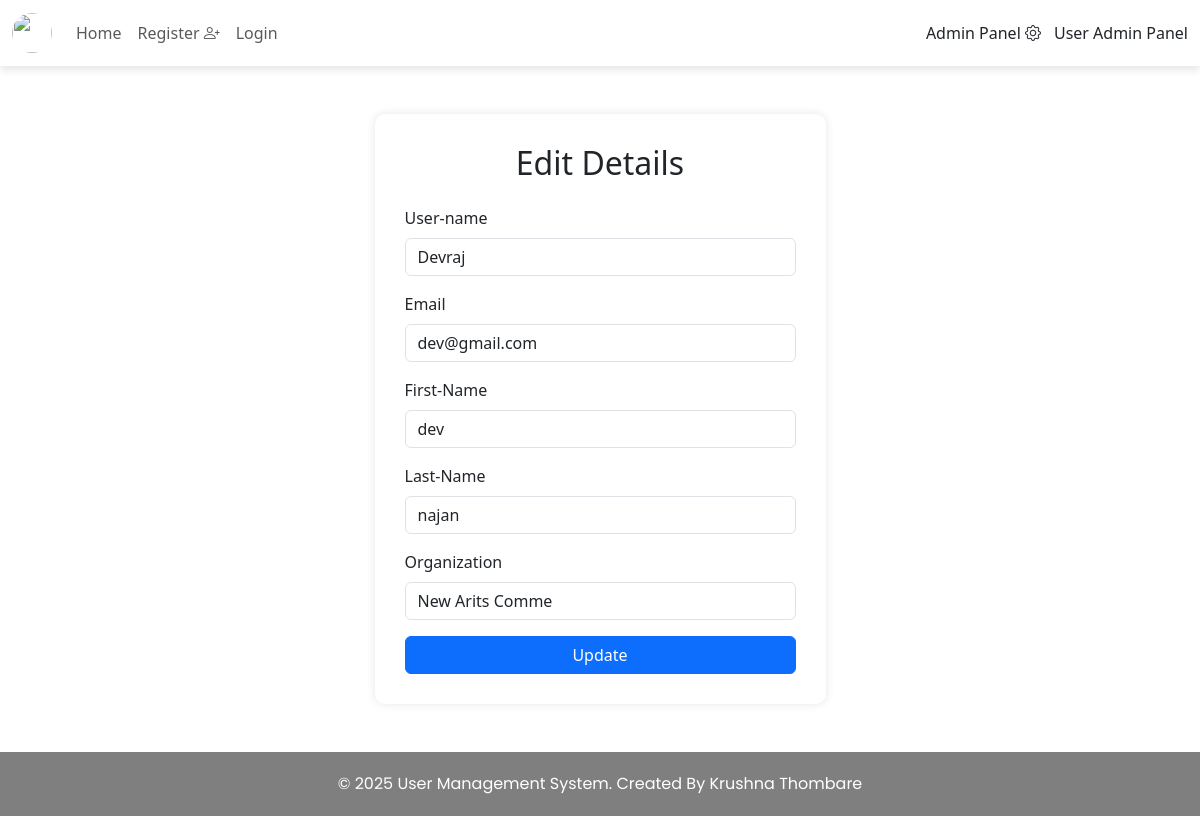
/edit_Organization/?id=17 (signed in), run on the app's committed database.
### website/models.py (models this page shows, shortened)
class Customer(models.Model):
    customer_name = models.CharField(max_length=255)
    customer_email = models.EmailField(unique=True)
    customer_mobile = models.CharField(max_length=15)
    customer_password = models.CharField(max_length=255)
    first_name = models.CharField(max_length=15,null=True)
    last_name = models.CharField(max_length=15,null=True)
    Organization = models.CharField(max_length=15,null=True)

### website/views.py (the view)
# urls.py: path('edit_Organization/',views.edit_Organization),
def edit_Organization(req):
    if 'customer_id' not in req.session:
        return redirect('/login')
    logged_in_user_id = req.session['customer_id']
    user_to_edit = get_object_or_404(Customer, id=req.GET['id'])
    if user_to_edit.id != logged_in_user_id:
        return JsonResponse({"error": "You are not authorized to edit this account"}, status=403)
    return render(req, "edit_Organization.html", {"edit": user_to_edit})

### template/edit_Organization.html (shortened to what this page needs)
{% include "Navbar.html" %}
<!DOCTYPE html>
<html lang="en">
<head>
    <link rel="stylesheet" href="https://cdn.jsdelivr.net/npm/bootstrap@5.3.0/dist/css/bootstrap.min.css">
</head>
<body>
<div class="container mt-5 mb-5">
    <div class="row justify-content-center">
        <div class="col-md-5">
            <div class="form-container">
                <h2 class="text-center mb-4">Edit Details</h2>
                <form method="post" action="/update_file/">
                    <div class="mb-3">
                        <label for="id_customer_name" class="form-label">User-name</label>
                        <input type="text" class="form-control" id="id_customer_name" name="customer_name" placeholder="Enter your name" value="{{edit.customer_name}}" >
                    </div>
                     <div class="mb-3">
                        <label for="id_customer_name" class="form-label">Email</label>
                        <input type="text" class="form-control" id="id_customer_name" name="customer_email" placeholder="Enter your email" value="{{edit.customer_email}}" >
                    </div>
                    <div class="mb-3">
                        <label for="id_customer_name" class="form-label">First-Name</label>
                        <input type="text" class="form-control" id="id_customer_name" name="first_name" placeholder="Enter your name" value="{{edit.first_name}}" >
                    </div>
                     <div class="mb-3">
                        <label for="id_customer_name" class="form-label">Last-Name</label>
                        <input type="text" class="form-control" id="id_customer_name" name="last_name" placeholder="Enter your last_name" value="{{edit.last_name}}" >
                    </div>
                     <div class="mb-3">
                        <label for="id_customer_name" class="form-label">Organization</label>
                        <input type="text" class="form-control" id="id_customer_name" name="Organization" placeholder="Enter your Organization" value="{{edit.Organization}}" >
                    </div>
                    <div class="d-grid gap-2">
                        <button type="submit" class="btn btn-primary btn-custom">Update</button>
                    </div>
                </form>
            </div>
        </div>
    </div>
</div>
</body>
</html>
{% include "Footer.html" %}

### template/edit_Organization.html (style rules this page uses)
.form-container { background: #fff; padding: 30px; border-radius: 10px; box-shadow: 0 0 10px rgba(0, 0, 0, 0.1); }
.btn-custom { width: 100%; }

### data on the page
Customer: customer_name "Devraj", customer_email "dev@gmail.com", first_name "dev", last_name "najan", Organization "New Arits Comme"
